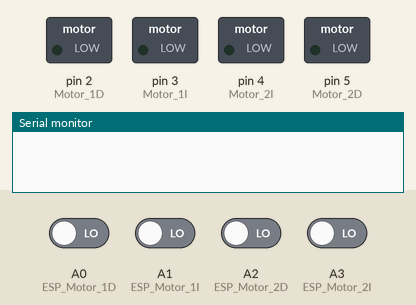
A sketch run on a simulated Arduino Uno, built with avr-gcc and run on an emulated ATmega328P. On the bench: switched loads named in the sketch (green lamp = pin HIGH), the last lines printed to the serial monitor. Inputs (shaded band) come from the test bench; at power-on: A0 (ESP_Motor_1D), A1 (ESP_Motor_1I), A2 (ESP_Motor_2D), A3 (ESP_Motor_2I) LOW.

Above: at 1.2 s.
1.3 s: A0 (ESP_Motor_1D) driven HIGH
At 2.5 s:
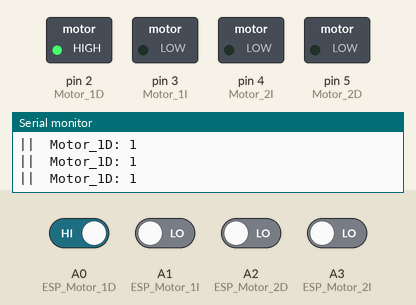
2.8 s: A1 (ESP_Motor_1I) driven HIGH
At 3.3 s:
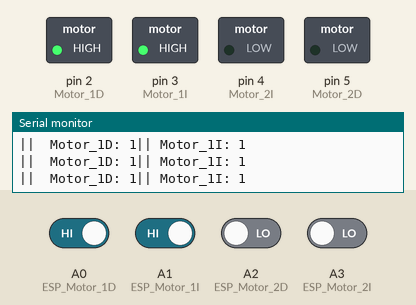
4.3 s: A2 (ESP_Motor_2D) driven HIGH
At 5.5 s:
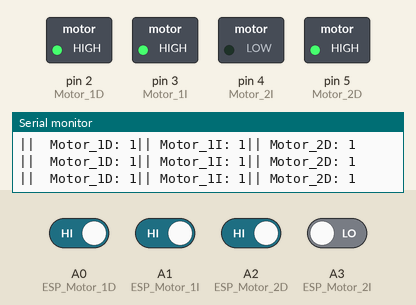
5.8 s: A3 (ESP_Motor_2I) driven HIGH
At 7.1 s:
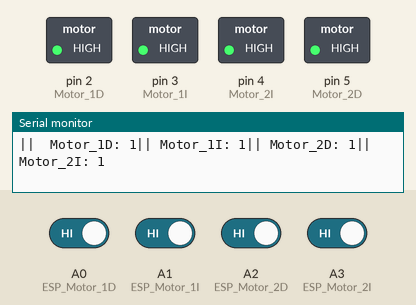
Timing chart, 0 to 8.8 s (numbered marks = the images above; inputs shaded):
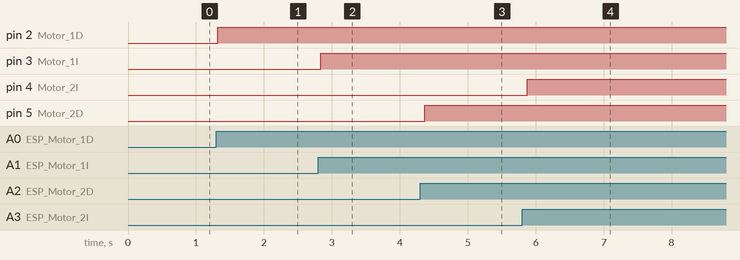

The sketch:

Codigo_ProMicro.ino
```cpp
// Competencia Semana Arduino
// Estephan Portales - 19826
// Fredy Godoy - 19260

int Motor_1D = 2;
int Motor_1I = 3;
int Motor_2D = 5;
int Motor_2I = 4;

int ESP_Motor_1D = A0;
int ESP_Motor_1I = A1;
int ESP_Motor_2D = A2;
int ESP_Motor_2I = A3;

int Estado_Motor_1D = 0;
int Estado_Motor_1I = 0;
int Estado_Motor_2D = 0;
int Estado_Motor_2I = 0;

void setup() {
  // put your setup code here, to run once:
  pinMode(Motor_1D,OUTPUT);
  pinMode(Motor_1I,OUTPUT);
  pinMode(Motor_2D,OUTPUT);
  pinMode(Motor_2I,OUTPUT);

  pinMode(ESP_Motor_1D,INPUT);
  pinMode(ESP_Motor_1I,INPUT);
  pinMode(ESP_Motor_2D,INPUT);
  pinMode(ESP_Motor_2I,INPUT);

  Serial.begin(9600);
}

void loop() {
  // put your main code here, to run repeatedly:
  Estado_Motor_1D = digitalRead(ESP_Motor_1D);
  Estado_Motor_1I = digitalRead(ESP_Motor_1I);
  Estado_Motor_2D = digitalRead(ESP_Motor_2D);
  Estado_Motor_2I = digitalRead(ESP_Motor_2I);
  Serial.println("");
  if (Estado_Motor_1D){
    Serial.print("||  Motor_1D: ");
    Serial.print(Estado_Motor_1D);
    digitalWrite(Motor_1D,HIGH);
  }
  if (Estado_Motor_1I){
    Serial.print("|| Motor_1I: ");
    Serial.print(Estado_Motor_1I);
    digitalWrite(Motor_1I,HIGH);
  }
  if (Estado_Motor_2D){
    Serial.print("|| Motor_2D: ");
    Serial.print(Estado_Motor_2D);
    digitalWrite(Motor_2D,HIGH);
  }
  if (Estado_Motor_2I){
    Serial.print("|| Motor_2I: ");
    Serial.print(Estado_Motor_2I);
    digitalWrite(Motor_2I,HIGH);
  }
  if(!Estado_Motor_1D and !Estado_Motor_1I and !Estado_Motor_2D and !Estado_Motor_1I){
    digitalWrite(Motor_1D,LOW);
    digitalWrite(Motor_1I,LOW);
    digitalWrite(Motor_2D,LOW);
    digitalWrite(Motor_2I,LOW);
  }
}
```

Measured:
- after the input at 1.3 s, pin 2 (Motor_1D): LOW → HIGH at once
- after the input at 2.8 s, pin 3 (Motor_1I): LOW → HIGH at once
- after the input at 4.3 s, pin 5 (Motor_2D): LOW → HIGH after 0.07 s
- after the input at 5.8 s, pin 4 (Motor_2I): LOW → HIGH after 0.08 s
